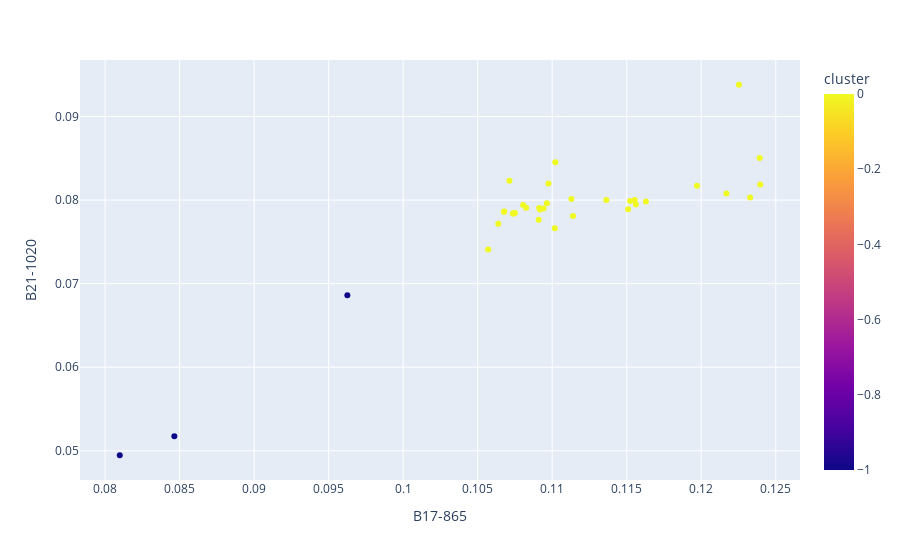

Notebook cell for this chart:
### Code cell
px.scatter(df, x=df['B17-865'], y=df['B21-1020'], color='cluster')

### Figure 1 — Plotly figure (JSON) as saved in the notebook; plotly's stock layout.template omitted (floating-point values rounded to 4 significant figures)
{"data": [{"hovertemplate": "B17-865=%{x}<br>B21-1020=%{y}<br>cluster=%{marker.color}<extra></extra>", "legendgroup": "", "marker": {"color": [0, 0, 0, 0, 0, 0, 0, 0, 0, 0, 0, 0, -1, 0, 0, -1, 0, 0, 0, 0, 0, 0, 0, 0, 0, 0, 0, 0, 0, 0, 0, 0, 0, 0, -1], "coloraxis": "coloraxis", "symbol": "circle"}, "mode": "markers", "name": "", "orientation": "v", "showlegend": false, "type": "scatter", "x": [0.1092, 0.1094, 0.1113, 0.1239, 0.124, 0.1156, 0.1102, 0.1068, 0.1068, 0.1233, 0.1136, 0.1098, 0.08098, 0.1217, 0.1057, 0.09626, 0.1091, 0.1197, 0.1102, 0.1071, 0.1074, 0.1075, 0.1082, 0.1091, 0.1074, 0.1163, 0.1114, 0.1225, 0.1096, 0.1064, 0.1151, 0.108, 0.1152, 0.1155, 0.08465], "xaxis": "x", "y": [0.07888, 0.07899, 0.08014, 0.08503, 0.08188, 0.07948, 0.07663, 0.0786, 0.07862, 0.08031, 0.08001, 0.08199, 0.04947, 0.0808, 0.0741, 0.06862, 0.07765, 0.08172, 0.08452, 0.0823, 0.07842, 0.07846, 0.07908, 0.07904, 0.07837, 0.07983, 0.07809, 0.0938, 0.07963, 0.07718, 0.0789, 0.07943, 0.0799, 0.08001, 0.05174], "yaxis": "y"}], "layout": {"autosize": true, "coloraxis": {"colorbar": {"title": {"text": "cluster"}}, "colorscale": [[0, "#0d0887"], [0.1111, "#46039f"], [0.2222, "#7201a8"], [0.3333, "#9c179e"], [0.4444, "#bd3786"], [0.5556, "#d8576b"], [0.6667, "#ed7953"], [0.7778, "#fb9f3a"], [0.8889, "#fdca26"], [1, "#f0f921"]]}, "legend": {"tracegroupgap": 0}, "margin": {"t": 60}, "xaxis": {"anchor": "y", "autorange": true, "domain": [0, 1], "range": [0.07834, 0.1266], "title": {"text": "B17-865"}, "type": "linear"}, "yaxis": {"anchor": "x", "autorange": true, "domain": [0, 1], "range": [0.04633, 0.09694], "title": {"text": "B21-1020"}, "type": "linear"}}}
